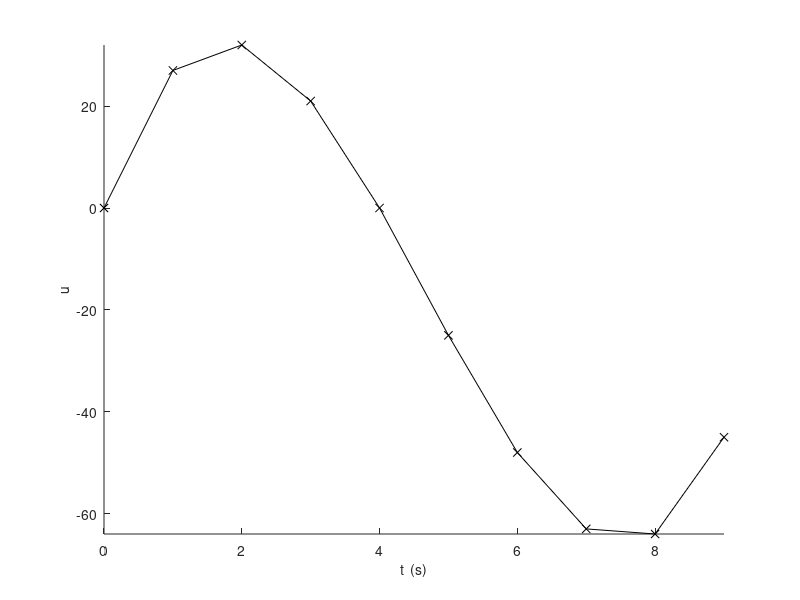
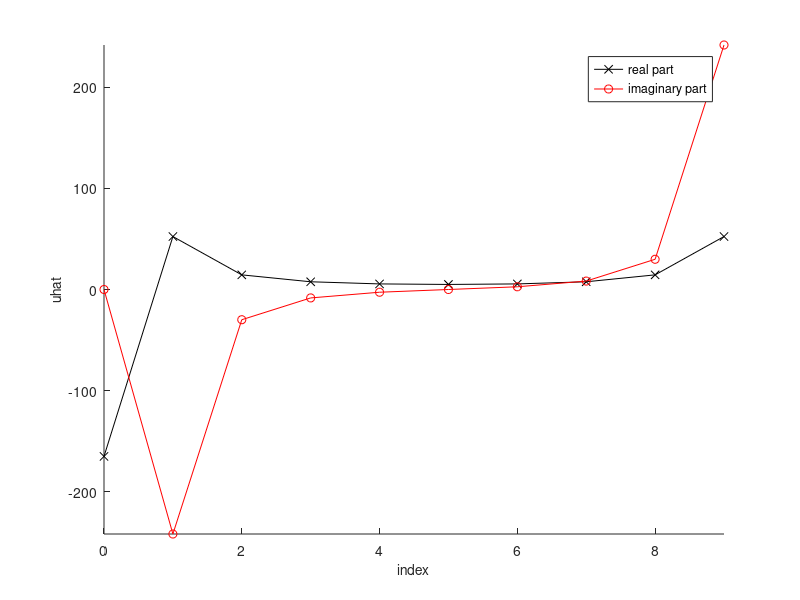
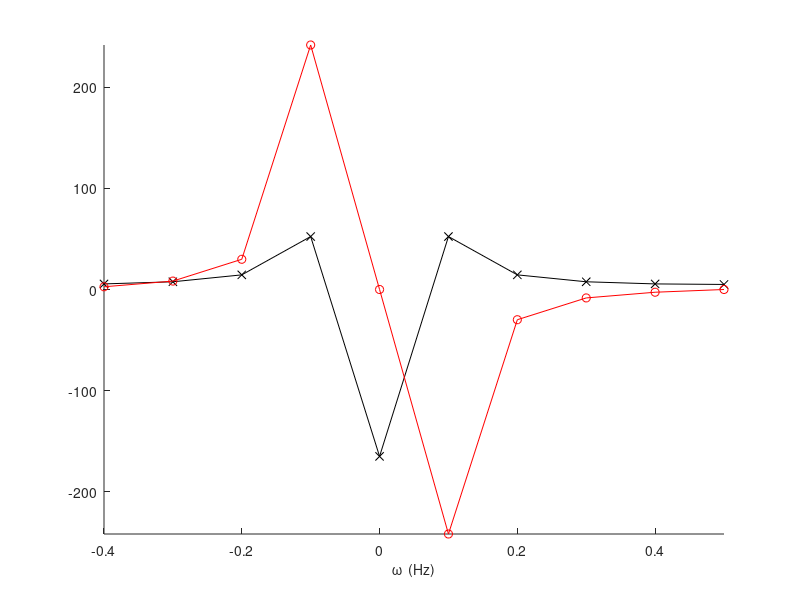

These charts were generated, in order, by the following MATLAB code:
%
%  Gabbiani & Cox, Mathematics for Neuroscientists, 2nd ed
%

%
% fftexcoarse
%

N = 10;
T = 10;
dt = T/N;
t = 0:dt:T-dt;
u = t.*(4-t).*(10-t);

h_f1 = figure;
h_a1 = axes;
line('Parent',h_a1,'XData',t,'YData',u,...
    'Color','k','Marker','x','LineStyle','-');
axis(h_a1,'tight'); 
box(h_a1,'off');
xlabel(h_a1,'t  (s)','fontsize',10)
ylabel('u','fontsize',10)

h_f2 = figure;
h_a2 = axes;
uhat = fft(u);
line('Parent',h_a2,'XData',[0:N-1],'YData',real(uhat),...
    'Color','k','Marker','x','LineStyle','-');
line('Parent',h_a2,'XData',[0:N-1],'YData',imag(uhat),...
    'Color','r','Marker','o','LineStyle','-');
legend(h_a2,'real part','imaginary part','location','best')
xlabel(h_a2,'index','fontsize',10)
ylabel(h_a2,'uhat','fontsize',10)
axis(h_a2,'tight');
box(h_a2,'off');

h_f3 = figure;
h_a3 = axes;
f = [0:floor(N/2) -(ceil(N/2)-1:-1:1)]/T;
f_shift = circshift(f,[0 (N-2)/2]);
ruhat_shift = circshift(real(uhat),[0 (N-2)/2]);
iuhat_shift = circshift(imag(uhat),[0 (N-2)/2]);
line('Parent',h_a3,'XData',f_shift,'YData',ruhat_shift,...
    'Color','k','Marker','x','LineStyle','-');
line('Parent',h_a3,'XData',f_shift,'YData',iuhat_shift,...
    'Color','r','Marker','o','LineStyle','-');

%legend(handles.axes3,'real part','imaginary part','location','best')
xlabel(h_a3,'\omega  (Hz)','fontsize',10)
%ylabel('uhat','fontsize',10)
axis(h_a3,'tight');
box(h_a3,'off');

%print(h_f1,'-depsc2','fftexcoarse2.eps');
